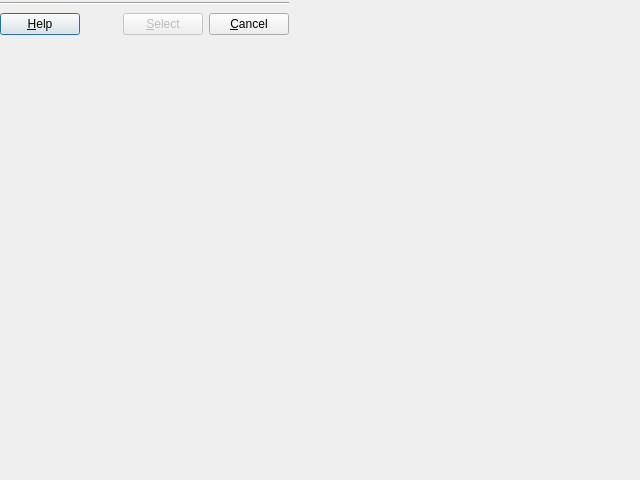
<?xml version="1.0" encoding="UTF-8"?>
<ui version="4.0">
 <class>DataSourceSelectorDialogForm</class>
 <widget class="QDialog" name="DataSourceSelectorDialogForm">
  <property name="geometry">
   <rect>
    <x>0</x>
    <y>0</y>
    <width>640</width>
    <height>480</height>
   </rect>
  </property>
  <property name="windowTitle">
   <string>Data Source Selector</string>
  </property>
  <widget class="QWidget" name="layoutWidget">
   <property name="geometry">
    <rect>
     <x>0</x>
     <y>0</y>
     <width>289</width>
     <height>38</height>
    </rect>
   </property>
   <layout class="QVBoxLayout" name="verticalLayout" stretch="0,1">
    <item>
     <widget class="Line" name="line">
      <property name="orientation">
       <enum>Qt::Horizontal</enum>
      </property>
     </widget>
    </item>
    <item>
     <layout class="QHBoxLayout" name="horizontalLayout_2">
      <item>
       <widget class="QPushButton" name="m_helpPushButton">
        <property name="text">
         <string>&amp;Help</string>
        </property>
       </widget>
      </item>
      <item>
       <spacer name="horizontalSpacer">
        <property name="orientation">
         <enum>Qt::Horizontal</enum>
        </property>
        <property name="sizeHint" stdset="0">
         <size>
          <width>40</width>
          <height>20</height>
         </size>
        </property>
       </spacer>
      </item>
      <item>
       <layout class="QHBoxLayout" name="horizontalLayout">
        <item>
         <widget class="QPushButton" name="m_selectPushButton">
          <property name="enabled">
           <bool>false</bool>
          </property>
          <property name="text">
           <string>&amp;Select</string>
          </property>
         </widget>
        </item>
        <item>
         <widget class="QPushButton" name="m_cancelPushButton">
          <property name="text">
           <string>&amp;Cancel</string>
          </property>
         </widget>
        </item>
       </layout>
      </item>
     </layout>
    </item>
   </layout>
  </widget>
 </widget>
 <tabstops>
  <tabstop>m_selectPushButton</tabstop>
  <tabstop>m_cancelPushButton</tabstop>
  <tabstop>m_helpPushButton</tabstop>
 </tabstops>
 <resources/>
 <connections>
  <connection>
   <sender>m_cancelPushButton</sender>
   <signal>pressed()</signal>
   <receiver>DataSourceSelectorDialogForm</receiver>
   <slot>reject()</slot>
   <hints>
    <hint type="sourcelabel">
     <x>499</x>
     <y>483</y>
    </hint>
    <hint type="destinationlabel">
     <x>239</x>
     <y>436</y>
    </hint>
   </hints>
  </connection>
 </connections>
</ui>
